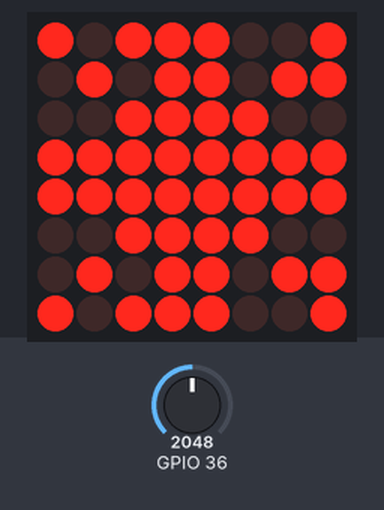
The sketch below on a simulated ESP32. Parts: 8×8 LED matrix. The test bench sets the inputs (shaded band); at power-on: GPIO 36 = 2048. What the sketch prints to the serial monitor is not drawn.

Above: at 7.1 s.

The sketch:

PRAC5.ino
```cpp
/*
 *Fundacion kinal
 *Centro Educativo Tecnico Laboral Kinal
 *Elecctronia
 *Grado: Quinto
 *Seccion: A
 *Curso: Taller de Electronica Digital y Reparacion de Computadoras I
 *Nombre: Jorge Eduardo Urrea Guerra
 *Carnet: 2019073
 *Practica 5
 */

#include <Ticker.h>
#include <LedControl.h>

#define entrada   12
#define clockss 11
#define cs  10
int adc, conver;

//Constructores
LedControl matriz = LedControl(entrada,clockss,cs,1);

void medicion(void);
Ticker accion_med(medicion,2000);

byte hielo[8]= {
 B10001000,
  B11100000,
  B11110000,
  B11111100,
  B11111010,
  B11100000,
  B11100000,
  B10010000
};
byte fuego[8]= {
B10111001,
  B01011011,
  B00111100,
  B11111111,
  B11111111,
  B00111100,
  B01011011,
  B10111001
};


unsigned long tiempo = 850;

//Prototipos de funciones
int alerta(unsigned char number);

void setup()
{
  Serial.begin(9600);
  accion_med.start();
  matriz.shutdown(0,false);
  matriz.setIntensity(0,15);
  matriz.clearDisplay(0);
}


void loop()
{

accion_med.update();
}

int alerta(unsigned char number)
{
 switch (number)
  {

    case (0):
    {
      for(int i=0; i<8;i++)
      {
        matriz.setRow(0,i,fuego[i]);
      }
      break;
    }

  }

}


void medicion(void)
{
  adc = analogRead(A0);
  conver = map (adc,0,1024,0,100);
  Serial.println(adc);
  Serial.println("porcentaje:");
  Serial.println(conver);
  delay(5000);

 if(adc>195){
  for(int i =0; i<7;i++)
  {
   alerta(i);
    delay(tiempo);
  }
 }
  else{
     for(int i=0; i<8;i++)
      {
        matriz.setRow(0,i,hielo[i]);
      }
      delay(tiempo);
      matriz.clearDisplay(0);
      delay(tiempo);
      for(int i=0; i<8;i++)
      {
        matriz.setRow(0,i,hielo[i]);
      }
  }
}
```
